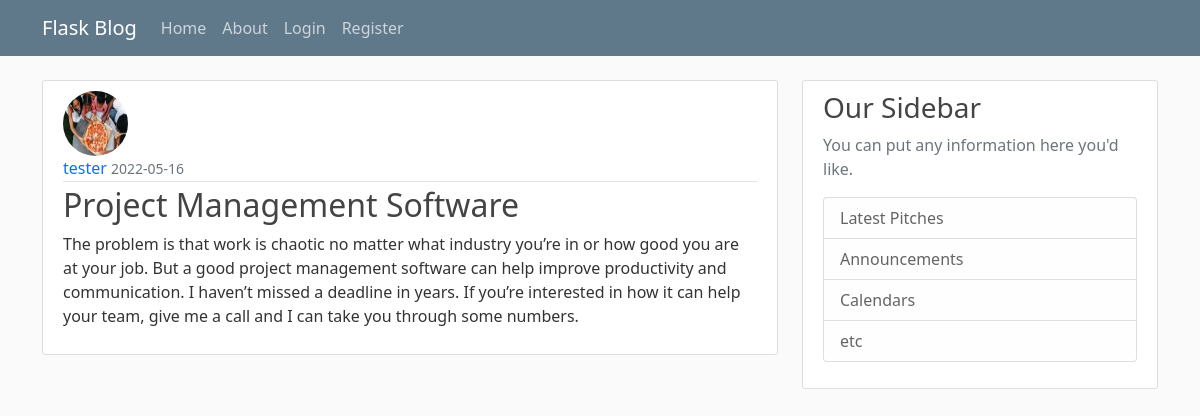
The app's page /pitch/1 with its own data.
### app/models.py (models this page shows, shortened)
class User(db.Model, UserMixin):
    id = db.Column(db.Integer, primary_key=True)
    username = db.Column(db.String(20), unique = True, nullable = False)
    email = db.Column(db.String(120), unique = True, nullable = False)
    image_file = db.Column(db.String(20), nullable = False, default= 'default.jpg')
    password = db.Column(db.String(60), nullable = False)
    pitches = db.relationship('Pitch', backref = 'author', lazy = True)

class Pitch(db.Model):
    id = db.Column(db.Integer, primary_key=True)
    title = db.Column(db.String(100),nullable = False)
    date_posted = db.Column(db.DateTime, nullable = False, default = datetime.utcnow)
    content = db.Column(db.Text, nullable = False)
    user_id = db.Column(db.Integer, db.ForeignKey('user.id'), nullable = False)

### app/views.py (the view)
@app.route("/pitch/<int:pitch_id>" )
def pitch(pitch_id):
    pitch = Pitch.query.get_or_404(pitch_id)
    return render_template('pitch.html', title = pitch.title, pitch =pitch)

### app/templates/pitch.html
{% extends "macros.html" %}
{% block content %}
<article class="media content-section">
    <img src="{{ url_for('static', filename = 'profile_pics/' + pitch.author.image_file) }}" class="rounded-circle article-img" alt="">
    <div class="media-body">
        <div class="article-metadata">
            <a class="mr-2" href="#">{{ pitch.author.username }}</a>
            <small class="text-muted">{{ pitch.date_posted.strftime('%Y-%m-%d') }}</small>
        </div>
        <h2 class="article-title">{{ pitch.title }}</h2>
        <p class="article-content">{{ pitch.content }}</p>
    </div>
</article>
{% endblock content %}

### app/static/main.css (style rules this page uses)
body { background: #fafafa; color: #333333; margin-top: 5rem; }
h1, h2, h3, h4, h5, h6 { color: #444444; }
.content-section { background: #ffffff; padding: 10px 20px; border: 1px solid #dddddd; border-radius: 3px; margin-bottom: 20px; }
.article-title { color: #444444; }
.article-content { white-space: pre-line; }
.article-img { height: 65px; width: 65px; margin-right: 16px; }
.article-metadata { padding-bottom: 1px; margin-bottom: 4px; border-bottom: 1px solid #e3e3e3 }
.article-metadata a:link { text-decoration: none; list-style-type: none; }

### records on screen
User: image_file (picture), author.username "tester"
Pitch: date_posted "2022-05-16", title "Project Management Software", content "The problem is that work is chaotic no matter what industry you’re in or how good you are at your job. But a good project management software can help improve productivity and communication. I haven’t missed a deadline in years. If you’re interested in how it can help your team, give me a call and I can take you through some numbers."
